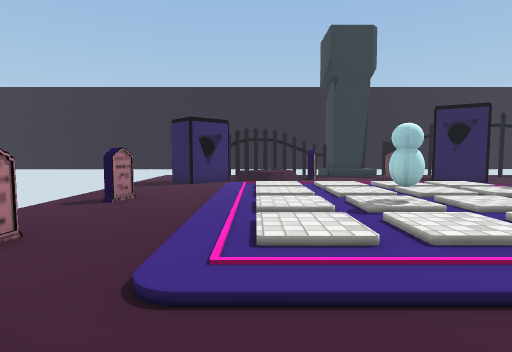
[1] (above)

16 first-person views from a walk through a 3-D level made in the Unity game engine. The camera is 1.2 m above the floor, tilts 4° down and sees 80° across. The floor is counted in squares, 1 m on a side. Each view is taken from the middle of a square. On the plan, view 1 faces up. The plan holds only what a view shows up to about 13 squares ahead; the rest is blank. The place goes on beyond the plan. Some animated figures are not drawn. Some surface patterns are stand-ins.

[2]
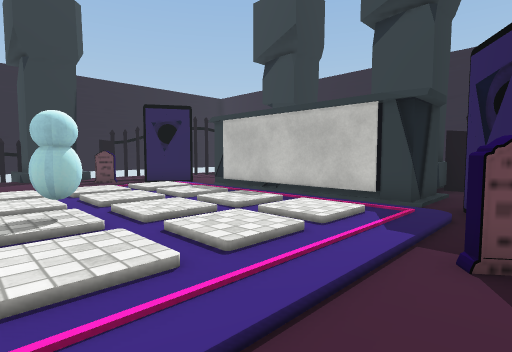

[3]
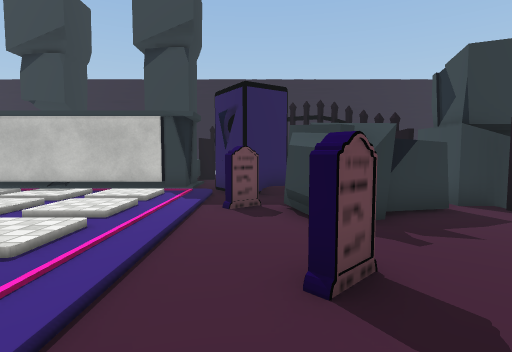

[4]
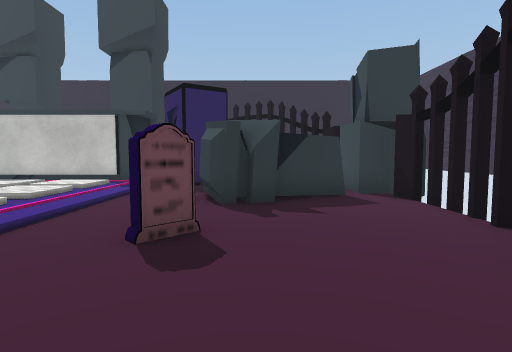

[5]
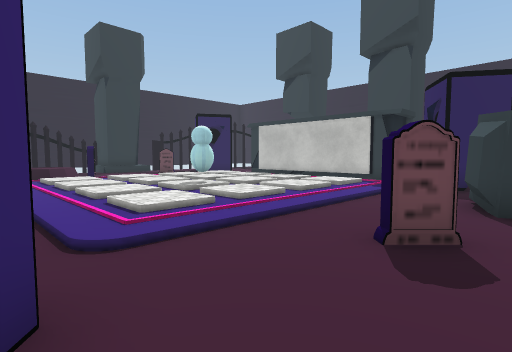

[6]
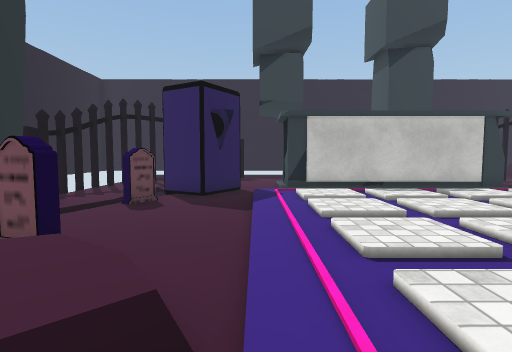

[7]
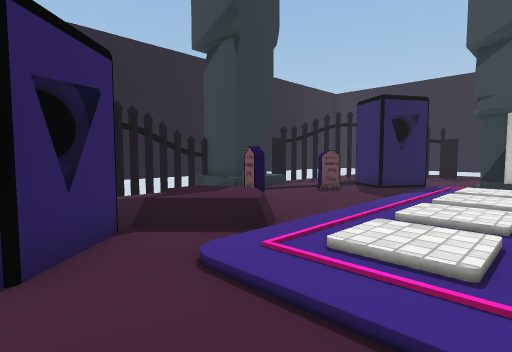

[8]
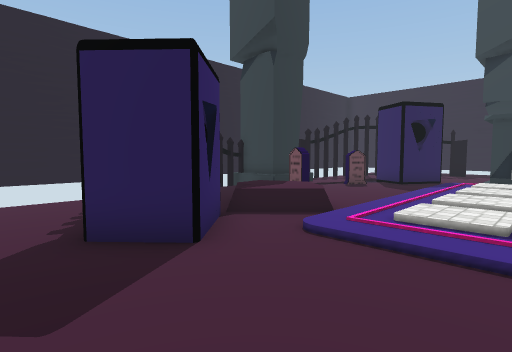

[9]
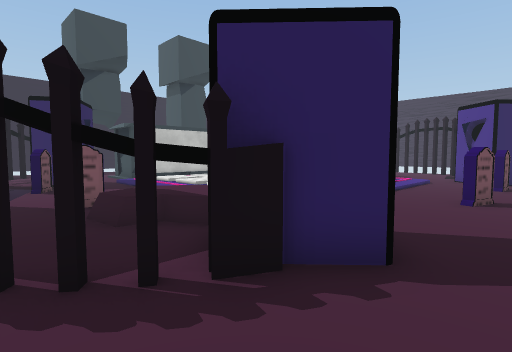

[10]
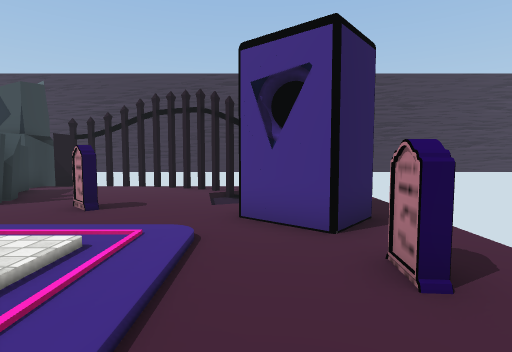

[11]
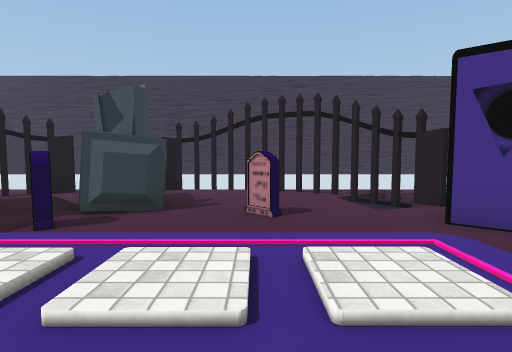

[12]
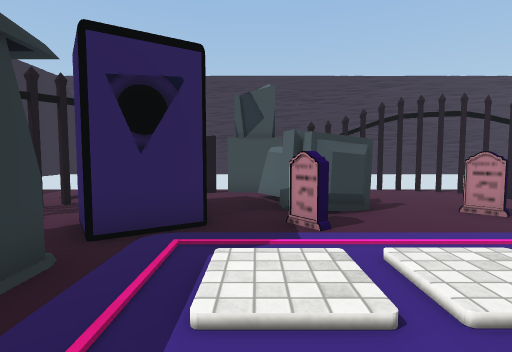

[13]
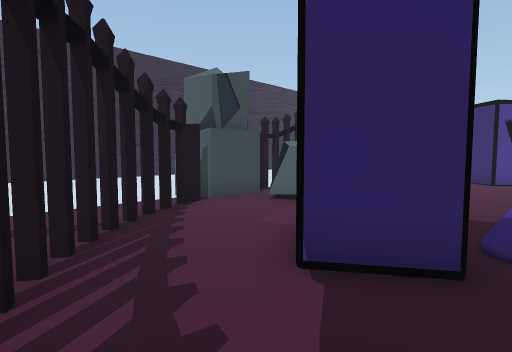

[14]
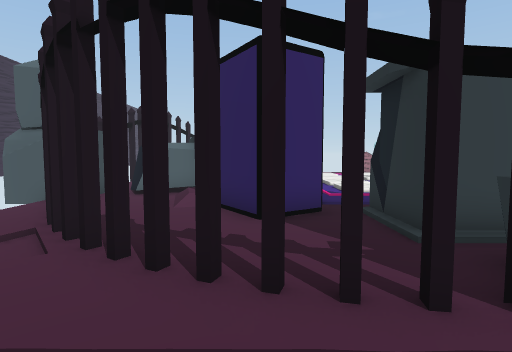

[15]
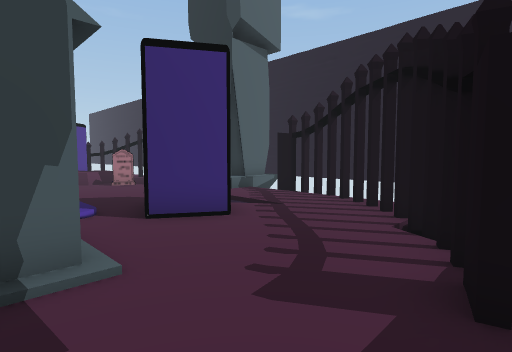

[16]
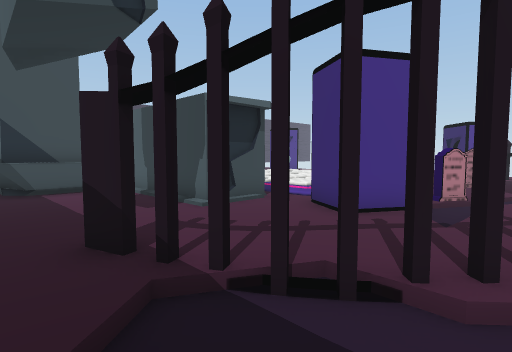

### Floor plan
Key: @ floor where view 1 was taken; # wall or solid block; x gap in a wall; . main floor; : floor 0.25 m higher than the main floor; - floor 0.25 m lower than the main floor; + floor 0.5 m higher than the main floor; / step, stairs or slope; ^ raised ledge; T thing the floor can be seen under or through; O other object.
Columns run from 5 left of view 1 to 16 right of it. Each row starts with its distance up from view 1.
 18      x#  ### # xx
 17 ....#... ///.....#// .
 16  ..#.....///////.##--
 15 ..##..+.O..OO//.../#-.
 14 ..##O++......###...#..
 13 ..#O.//......OO#....#.
 12 ....//////////........
 11 ..../////////:.##.....
 10 ....//:/:/:/:/.##....
  9 ..../////////:.# ....
  8 .OO.//:/:/:/:/.##....
  7 ..../////////:.## ...
  6 ....//:/O/:/:/.#  ###
  5  .../////////:.# .###
  4 .O..//:/:/:/:/.##.##^
  3 ..../:/:/:/:/:.....T
  2 .#O........O..O#..TT
  1 .###.......O.###..T  .
  0   #./@.O..OO.:#...T.
 -1   #//....OOO///..TT.
 -2    #-.....OOO...TT.
 -3   /-#......O...#...
 -4   ./.##....OOO#...
 -5        x xxOOO
 -6            O O

Where each view was taken, in squares from view 1:
view 1: 0 up, 0 right, facing up
view 2: 1 up, 2 right, facing up-right
view 3: 1 up, 1 left, facing right
view 4: 1 down, 2 left, facing right
view 5: 1 down, 2 left, facing up-right
view 6: 12 up, 1 left, facing right
view 7: 9 up, 3 left, facing up-right
view 8: 9 up, 5 left, facing up-right
view 9: 17 up, 5 left, facing down-right
view 10: 7 up, 2 left, facing down
view 11: 7 up, 2 right, facing down
view 12: 7 up, 7 right, facing down
view 13: 3 up, 13 right, facing down-left
view 14: 1 up, 16 right, facing left
view 15: 10 up, 15 right, facing up-left
view 16: 17 up, 16 right, facing down-left
